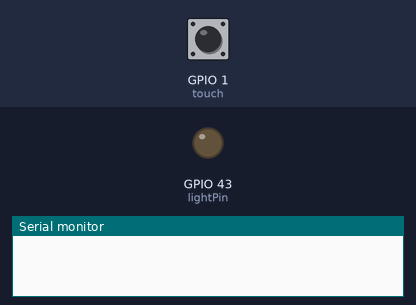
This program was run on a simulated Seeed XIAO ESP32-S3. Shown: output pins drawn as LEDs (lit = HIGH), the last lines printed to the serial monitor. Inputs (shaded band) come from the test bench; at power-on: GPIO 1 (touch) LOW.

Above: at 1.2 s.
1.3 s: GPIO 1 (touch) pulled HIGH for 0.15 s
At 1.37 s:
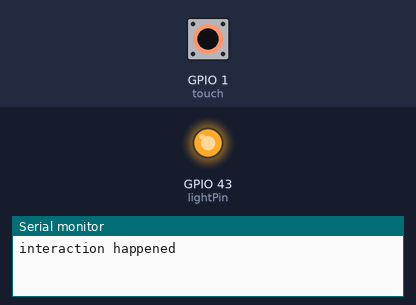
2.9 s: GPIO 1 (touch) pulled HIGH for 3.2 s
At 6.5 s:
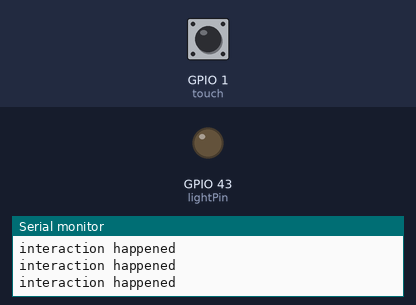
Timing chart, 0 to 8.0 s (numbered marks = the images above; inputs shaded):
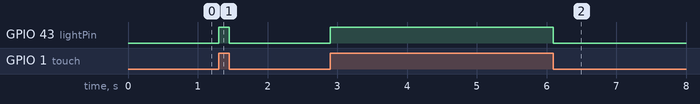

Measured:
- after the input at 1.3 s, GPIO 43 (lightPin): LOW → HIGH at once, → LOW 0.15 s later
- after the input at 2.9 s, GPIO 43 (lightPin): LOW → HIGH at once, → LOW 3.2 s later

The program:

main.cpp
```cpp
#include <Arduino.h>
int lightPin = D6;
int touch = D0;
// put function declarations here:
int myFunction(int, int);

void touchInteraction();

void setup() {
  // put your setup code here, to run once:
  Serial.begin(10000);
  int result = myFunction(2, 3);
  pinMode(lightPin, OUTPUT);
  pinMode(touch, INPUT);
  attachInterrupt(touch, touchInteraction, CHANGE);
}

void loop() {
  //int t = digitalRead(touch);
  //Serial.println(t);
  // digitalWrite(lightPin, HIGH);
  // delay(1);
  // digitalWrite(lightPin, LOW);
  // delay(1);
  // digitalWrite(lightPin, HIGH);
  // delay(1000);
  // digitalWrite(lightPin, LOW);
  // delay(1000);
  // put your main code here, to run repeatedly:
}

// put function definitions here:
int myFunction(int x, int y) {
  return x + y;
};

void touchInteraction() {
  digitalWrite(lightPin, digitalRead(touch));
  Serial.println("interaction happened");
}
```
